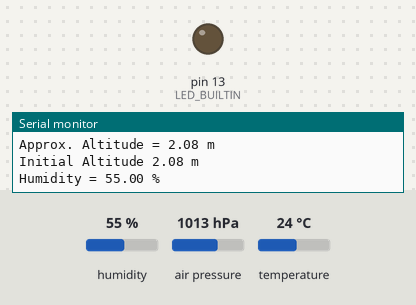
Bench run of a sketch on a simulated Arduino Uno, built with avr-gcc and run on an emulated ATmega328P. Parts: output pins drawn as LEDs (lit = HIGH), the last lines printed to the serial monitor. The inputs (shaded band) are chosen by the test bench; at power-on: air pressure 1013 hPa, humidity 55 %, temperature 24 °C.

Above: at 1.2 s.
1.3 s: air pressure set to 1011 hPa
At 3.3 s:
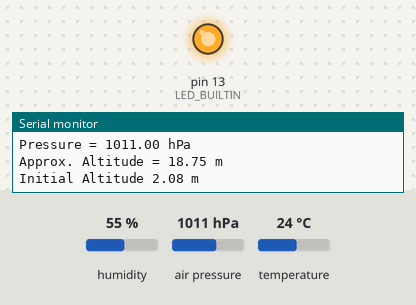
3.6 s: air pressure set to 1025 hPa
At 5.4 s:
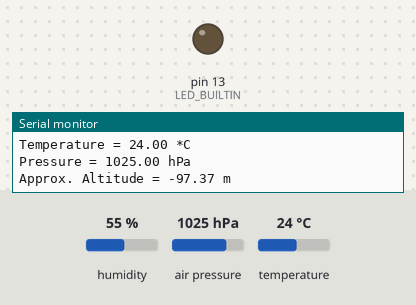
5.7 s: air pressure set to 952 hPa
At 6.8 s:
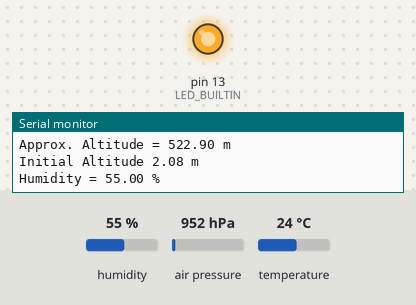
Timing chart, 0 to 8.7 s (numbered marks = the images above; inputs shaded):
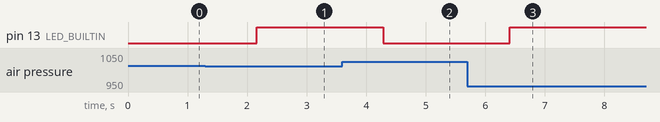

The sketch:

bme280.ino
```cpp
#include <Wire.h>
#include <Adafruit_Sensor.h>
#include <Adafruit_BME280.h>
#define SEALEVELPRESSURE_HPA (1013.25)

Adafruit_BME280 bme;
unsigned long delayTime;
float initialAltitude;
void setup() {
  Serial.begin(9600);
  Serial.println(F("BME280 test"));
  bool status;
  status = bme.begin(0x76);
  if (!status) {
    Serial.println("Could not find a valid BME280 sensor, check wiring!");
    while (1);
  }
  Serial.println("-- Default Test --");
  delayTime = 1000;
  Serial.println();
  initialAltitude = bme.readAltitude(SEALEVELPRESSURE_HPA);
}

void loop() {
  printValues();
  delay(delayTime);
  pinMode(LED_BUILTIN, OUTPUT);
}

void printValues() {
  Serial.print("Temperature = "); Serial.print(bme.readTemperature());  Serial.println(" *C");

  Serial.print("Pressure = ");  Serial.print(bme.readPressure() / 100.0F);  Serial.println(" hPa");

  Serial.print("Approx. Altitude = ");  Serial.print(bme.readAltitude(SEALEVELPRESSURE_HPA));
  if (bme.readAltitude(SEALEVELPRESSURE_HPA) - initialAltitude > 0.50) {
    digitalWrite(LED_BUILTIN, HIGH);
  } else {
    digitalWrite(LED_BUILTIN, LOW);
  }
  Serial.println(" m");

  Serial.print("Initial Altitude ");  Serial.print(initialAltitude);  Serial.println(" m");
  Serial.print("Humidity = ");  Serial.print(bme.readHumidity()); Serial.println(" %");

  Serial.println();
}
```

Measured:
- the behaviour switches between 1013 and 1012 hPa on air pressure (found by bisection; images 0 and 1)
- after the input at 1.3 s, pin 13 (LED_BUILTIN): LOW → HIGH after 0.86 s
- after the input at 3.6 s, pin 13 (LED_BUILTIN): HIGH → LOW after 0.69 s
- after the input at 5.7 s, pin 13 (LED_BUILTIN): LOW → HIGH after 0.71 s
